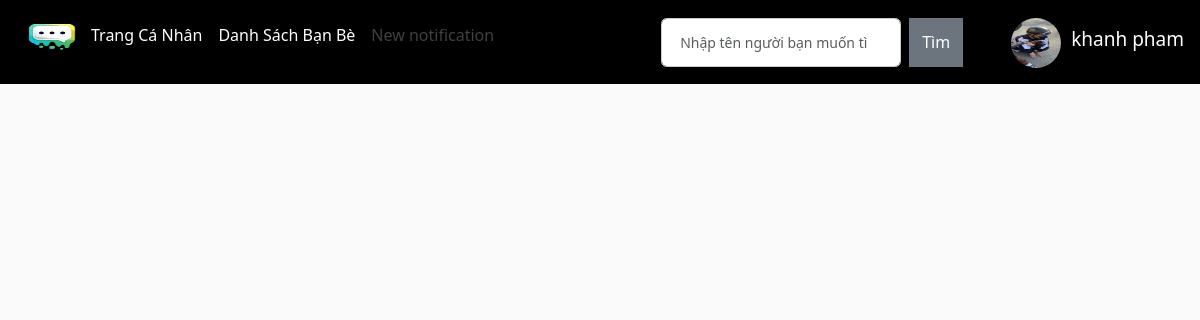
/base/ (signed in), run on the app's committed database.
### app/models.py (models this page shows, shortened)
class Profile(models.Model):
    user = models.OneToOneField(User, on_delete=models.CASCADE)
    first_name = models.CharField(max_length=100)
    last_name = models.CharField(max_length=100)
    location = models.CharField(max_length=100)
    phone = models.CharField(max_length=20)
    birthday = models.DateField()
    image = models.ImageField(upload_to='images/', null=True, blank=True)
    aboutme = models.CharField(max_length=200, null=True, blank=True)
    gender = models.CharField(max_length=10,  null=True, blank=True)
    education = models.CharField(max_length=100, null=True, blank=True)
    religion = models.CharField(max_length=50, null=True, blank=True)
    relationship_status = models.CharField(max_length=20, null=True, blank=True)
    email = models.EmailField(max_length=254, null=True, blank=True)

### app/views.py (the view)
# urls.py: path('base/',views.base,name="base"),
def base(request):
    if request.user.is_authenticated:
        profile = get_object_or_404(Profile, user=request.user)
    else:
        profile = None
    context = {'profile': profile}
    return render(request, 'app/base.html', context)

### app/templates/app/base.html (shortened to what this page needs)
{% load static %}
<!DOCTYPE html>
<html lang="en">
<head>
    <link href="https://maxcdn.bootstrapcdn.com/font-awesome/4.7.0/css/font-awesome.min.css" rel="stylesheet" />
    <link href="https://cdn.jsdelivr.net/npm/bootstrap@5.3.2/dist/css/bootstrap.min.css" rel="stylesheet"
>
        <link href="https://cdn.jsdelivr.net/npm/bootstrap@5.3.2/dist/css/bootstrap.min.css" rel="stylesheet">
    <link href="{% static 'appStatic/css/style.css'%}" rel="stylesheet" />
    <link href="{% static 'appStatic/css/chat.css'%}" rel="stylesheet" />
    <link href="{% static 'appStatic/css/owl.carousel.min.css'%}" rel="stylesheet" />
    <link href="{% static 'appStatic/css/min.css'%}" rel="stylesheet" />
    <link href="{% static 'appStatic/css/main.css'%}" rel="stylesheet" />
</head>
<body>
    <nav class="navbar navbar-expand-lg navbar-dark bg-dark fixed-top">
        <div class="container-fluid">
            <div class="collapse navbar-collapse" id="navbarSupportedContent">
                <ul class="navbar-nav me-auto mb-2 mb-lg-0">
                    <li class="">
                        <a class="" aria-current="page" href="{% url 'homechat' %}">
                            <img style ="height:50px; width:70px; margin-left:1px;" class=" mt-1 mr-2 ml-0 mb-" src="{% static 'images/images/home.png' %}" alt="Alternative Text">
                        </a>
                    </li>
                    <li class="nav-item">
                        <a class="nav-link active" aria-current="page" href="{% url 'profile' %}">Trang Cá Nhân</a>
                    </li>
                    <li class="nav-item">
                        <a class="nav-link active" aria-disabled="page"  href="{% url 'friend' %}">Danh Sách Bạn Bè</a>
                    </li>
                    <li class="nav-item">
                        <a class="nav-link disabled" aria-disabled="true">New notification</a>
                    </li>
                </ul>
                    <form class="d-flex" role="search">
                        <input class="form-control me-2" type="search" placeholder="Nhập tên người bạn muốn tìm"
                            aria-label="Search">
                        <button class="btn btn-secondary me-5 " type="submit">Tìm</button>
                    </form>
                    <div class="profile-info " style="margin-top: 10px;">
                        {% if profile.image %}
                        <img class="img-account-profile rounded-circle mb-2" src="{{ profile.image.url }}"
                            alt="Profile Image" style="width: 50px; height: 50px;">
                        {% else %}
                        <img class="img-account-profile rounded-circle mb-2"
                            src="{% static 'appStatic/images/avt.png' %}" alt="Default Image"
                            style="width: 50px; height: 50px;">
                        {% endif %}
                        <a class="name profile-info mb-3 me-1 " style="font-size: 19px; color: white; text-decoration:none ; cursor: pointer; "
                            id="dropdownMenu" data-bs-toggle="dropdown" aria-expanded="false">
                            {% if profile.last_name or profile.first_name %}
                            {% if profile.last_name %}
                            {{ profile.last_name }}
                            {% endif %}
                            {% if profile.first_name %}
                            {{ profile.first_name }}
                            {% endif %}
                            {% else %}
                            {{ user.username }}
                            {% endif %}
                        </a>
                    </div>
            </div>
        </div>
    </nav>
</body>
</html>

### app/static/appStatic/css/style.css (style rules this page uses)
li { list-style-type: none; }

### app/static/appStatic/css/chat.css (style rules this page uses)
body { background-color: #f4f7f6; margin-top:20px; }
body { margin-top:20px; background-color:#f2f6fc; color:#69707a; }
.img-account-profile { height: 10rem; }
.rounded-circle { border-radius: 50% !important; }
.form-control, .dataTable-input { display: block; width: 100%; padding: 0.875rem 1.125rem; font-size: 0.875rem; font-weight: 400; line-height: 1; color: #69707a; background-color: #fff; background-clip: padding-box; border: 1px solid #c5ccd6; -webkit-appearance: none; -moz-appearance: none; appearance: none; border-radius: 0.35rem; transition: border-color 0.15s ease-in-out, box-shadow 0.15s ease-in-out; }
body { background-color: #444; margin-top:20px; }
img { vertical-align: middle; border-style: none; }

### app/static/appStatic/css/main.css (style rules this page uses)
body { background-color: hsl(0, 0%, 98%); }
.bg-dark { background-color: #000000!important; }
.btn { border-radius: 0; }

### app/templates/app/base.html (style rules this page uses)
.profile-info { display: flex; align-items: center; }
.img-account-profile { width: 50px; height: 50px; margin-right: 10px; }
.name { font-size: 19px; color: white; text-decoration: none; cursor: pointer; }

### data on the page
Profile: image (picture), last_name "khanh", first_name "pham"
